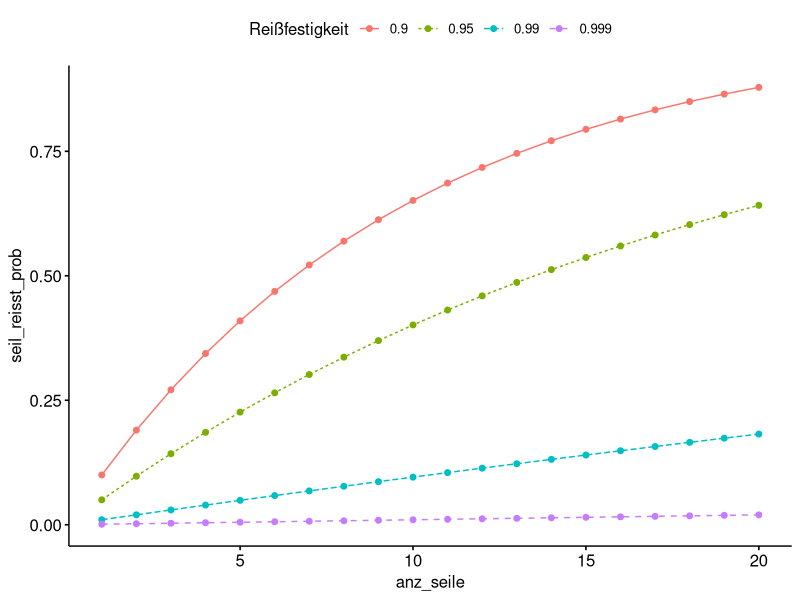
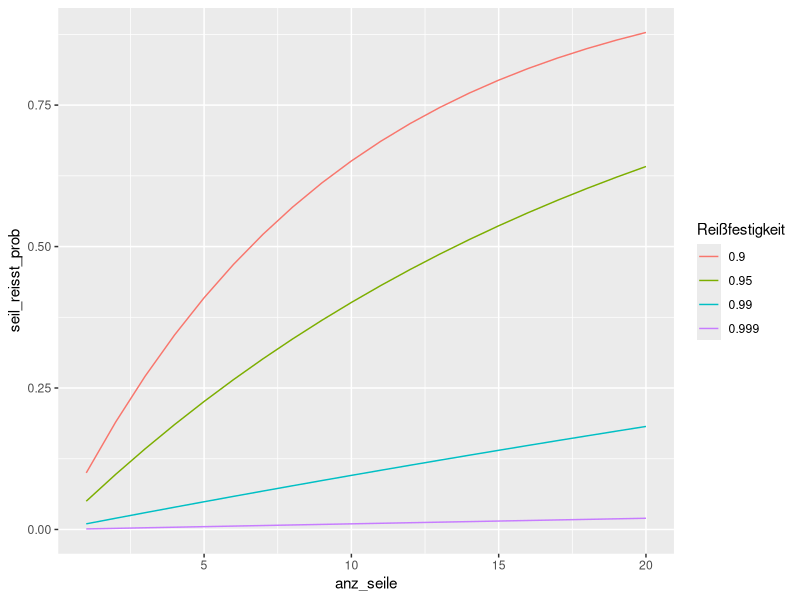

Write R code to recreate these figures, in order.
## ---- chunk 1
knitr::opts_chunk$set(fig.pos = 'H',
                      fig.asp = 0.618,
                      fig.width = 4,
                      fig.cap = "", 
                      fig.path = "",
                      echo = TRUE,
                      message = FALSE,
                      fig.show = "hold")

library(tidyverse)
## ---- chunk 2
library(tidyverse)
r <- .99
R2 <- r^2 %>% round(2)  # Auf 2 Dezimalen runden
R5  <- r^5  %>% round(2)
R10 <- r^10  %>% round(2)
R20 <- r^20  %>% round(2)
## ---- chunk 3
R2
R5
R10
R20
## ---- chunk 4
1 - R2
1 - R5
1 - R10
1 - R20
## ---- chunk 5
anz_seile <- 1:20  # von 1 bis max 20 Seile
r <- c(.9, .95, .99, .999)  # verschiedene Seil-Sicherheiten
## ---- chunk 6
d <- 
  expand_grid(anz_seile, r)

head(d)
## ---- chunk 7
d <-
  d %>% 
  mutate(R = r^anz_seile,
         seil_reisst_prob = 1 - R)
## ---- chunk 8
library(ggpubr)
d <-
  d |> 
  mutate(r_fctr = factor(r))  # um "r" zum Gruppieren zu verwenden, sollte es eine nominale Variable sein, daher wandeln wir mit "factor" in eine nominale Variable um.

ggline(d,
       x = "anz_seile",
       y = "seil_reisst_prob",
       color = "r_fctr",
       linetype = "r_fctr",
       group = "r_fctr") +
  labs(color = "Reißfestigkeit",
       linetype = "Reißfestigkeit")
## ---- chunk 9
d %>% 
  ggplot(aes(x = anz_seile,
             y = seil_reisst_prob,
             color = factor(r))) +
  geom_line() +
  labs(color = "Reißfestigkeit")
